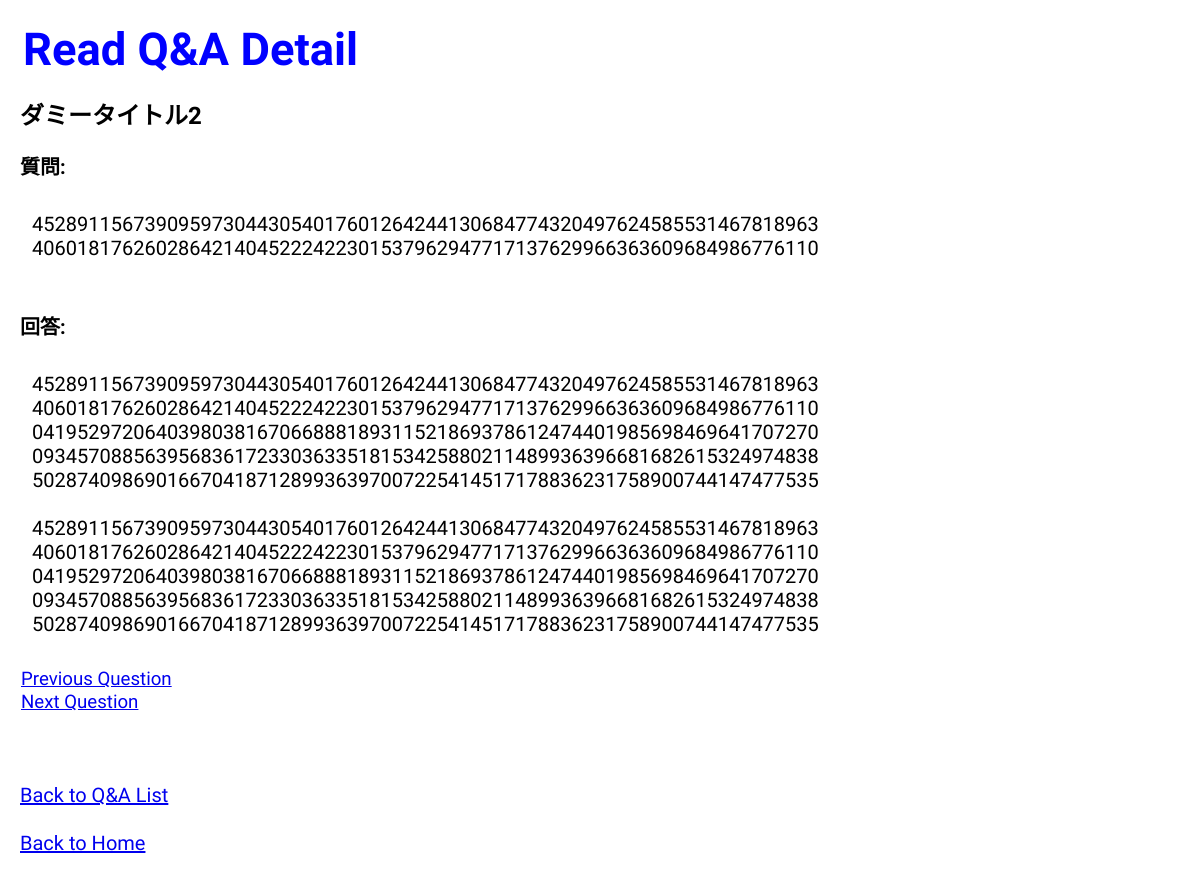
Page /show_chat/1 on the committed database.
### tables this page shows
CREATE TABLE chat (
        title TEXT,
        my_question TEXT,
        teacher_answer TEXT
    );

### app.py (the view)
@app.route('/show_chat/<int:index>')
def show_chat(index):
    db.initialize_database()
    chats = db.get_all_chats()
    if 0 <= index < len(chats):
        chat = chats[index]
        chat_id = chat[0]
        prev_index = index - 1 if index > 0 else None
        next_index = index + 1 if index < len(chats) - 1 else None
        return render_template('show_chat.html', chat=chat, chat_id=chat_id,
                               prev_index=prev_index, next_index=next_index)
    else:
        return "Invalid index"

### pyproject/connect_db.py (called while the page is built)
def initialize_database():
    conn = sqlite3.connect('chat.db')
    c = conn.cursor()
    c.execute('''CREATE TABLE IF NOT EXISTS chat (
        title TEXT,
        my_question TEXT,
        teacher_answer TEXT
    )''')
    conn.commit()
    conn.close()

def get_all_chats():
    conn = sqlite3.connect('chat.db')
    c = conn.cursor()
    c.execute('SELECT title, my_question, teacher_answer FROM chat')
    chats = c.fetchall()
    conn.close()
    return chats

### templates/show_chat.html (shortened to what this page needs)
{% extends "layout2.html" %}
{% block head %} Read Q&A Detail {% endblock %}
{% block h2 %} {{ chat[0] }} {% endblock %}
{% block content %}
<strong class="content">質問:</strong>
<pre class="content">{{ chat[1] }}</pre>
<br>
<strong class="content">回答:</strong><br>
<pre class="content">{{ chat[2] }}</pre>
{% if prev_index is not none %}
<a href="{{ url_for('show_chat', index=prev_index) }}"><p>Previous Question</p></a>
{% endif %}
{% if next_index is not none %}
<a href="{{ url_for('show_chat', index=next_index) }}"><p>Next Question</p></a><br>
    {% endif %}
{% endblock %}
{% block footer %}
    <a href="{{ url_for('read_chats') }}">
        Back to Q&A List</a>
    <br><br>
    <a href="{{ url_for('index') }}">Back to Home</a>
{% endblock %}

### templates/layout2.html (shortened to what this page needs)
<!DOCTYPE html>
<html lang="jp">
<head>
    <link rel="stylesheet"
    href="{{url_for('static', filename='style.css')}}">
</head>
<body class="container">
    <h1>{% block head %}{% endblock %}</h1>
    <h2>{% block h2 %}{% endblock %}</h2>
    {% block content %}{% endblock %}
    <div class = 'footer'>
        {% block footer %}{% endblock %}
    </div>
</body>
</html>

### static/style.css (style rules this page uses)
.container { max-width: 1200px; margin: 0 auto; padding: 20px; }
body { font-family: 'Hina Mincho'; margin: 0px; }
h1, title { color: blue; font-size: 34pt; margin: 3px; font-family: 'Hina Mincho'; }
p { font-size: 14pt; margin: 1px; font-family: 'Hina Mincho'; }
pre { background-color: white; font-size: 11pt; padding: 12px; font-family: 'Hina Mincho'; }
div.footer { margin: 50px 0px; font-size: 15pt; }

### templates/show_chat.html (style rules this page uses)
.content { font-size: 20px; white-space: pre-wrap; word-wrap: break-word; }

### rows in the picture
chat: title "ダミータイトル2", my_question "4528911567390959730443054017601264244130684774320497624585531467818963 4060181762602864214045222422301537962947717137629966363609684986776110", teacher_answer "4528911567390959730443054017601264244130684774320497624585531467818963 4060181762602864214045222422301537962947717137629966363609684986776110 0419529720640398038167066888189311521869378612474401985698469641707270 0934570885639568361723303633518153425880211489936396681682615324974838 5028740986901667041871289936397007225414517178836231758900744147477535 4528911567390959730443054017601264244130684774320497624585531467818963 4060181762602864214045222422301537962947717137629966363609684986776110 0419529720640398038167066888189311521869378612474401985698469641707270 0934570885639568361723303633518153425880211489936396681682615324974838…"
